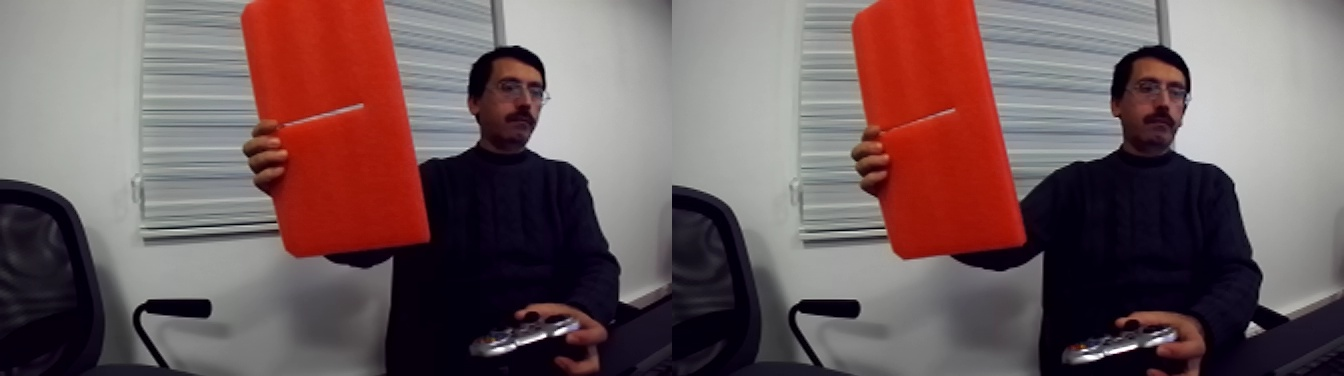
#> input picture Egitim/Egitim_2/zed_images/img00000021.jpg, 1344 x 376 px
$ jupyter execute Sunu3.ipynb   (shell and % lines are left out)   (Python 2 division)
#> lines starting #> are read from the running program, lines starting #| are printed output that depends on the picture; after the words box and inside, x2 and y2 are one past the last pixel; in counts of white or black regions, pixels touching at a corner belong together
# RGB renk uzayı Kırmızı Yeşil Mavi eksenlerinde bir renk kodlaması sistemi
* Red   : Kırmızı
* Green : Yeşil
* Blue  : Mavi

    * Uyarı : OpenCv okurken BGR sıralamasıyla okur

# HSV Renk Uzayı
* Hue        : Renk özü ( Açısal 0 - 180 )
* Saturation : Doygunluk
* Value      : Parlaklık

    ** Uyarı : OpenCv 8 bit sınırlaması için Hue değerlerinin yarısını kullanır

[cell 1]
import cv2
import numpy as np
import matplotlib.pylab as plt

[cell 2]
img = cv2.imread('zed_images/img00000021.jpg')
#> img is the input picture: shape (376, 1344, 3); mean B, G, R 92.3, 90.9, 111.9
img = cv2.cvtColor(img,cv2.COLOR_BGR2RGB)

[cell 3]
img.shape
#> Out = (376, 1344, 3)

[cell 4]
plt.figure(figsize=(20,44))
plt.imshow(img)
plt.show()

[cell 5]
left = img[:,:672,:]
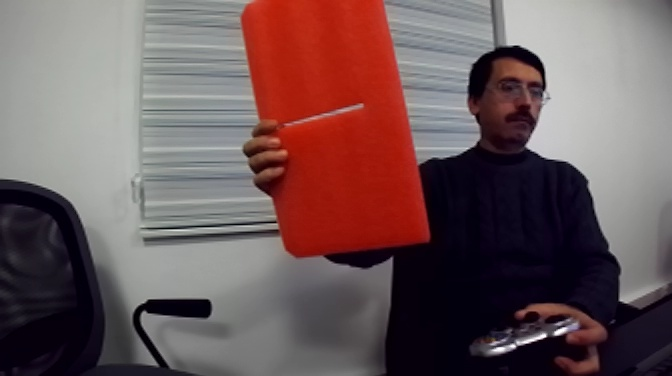
#> left: shape (376, 672, 3); mean R, G, B 110.5, 88.7, 90

[cell 6]
plt.figure(figsize=(17,30))
plt.axis("off")
plt.imshow(left)
plt.show()

[cell 7]
rgb_lower_filter = (130,0,0)
rgb_upper_filter = (255,64,255)
mask = cv2.inRange(left, rgb_lower_filter, rgb_upper_filter)
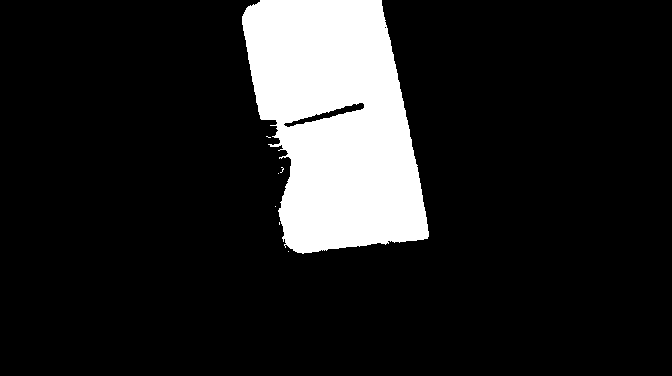
#> mask: shape (376, 672); 13.5% white; 7 white regions (6 under 20 px), largest, box (x1, y1, x2, y2) and area: (242, 0, 429, 254) 34196
plt.figure(figsize=(17,30))
plt.axis("off")
plt.imshow(mask,cmap='gray')
plt.show()

[cell 8]
hsv = cv2.cvtColor(left,cv2.COLOR_RGB2HSV)
#> hsv: shape (376, 672, 3); mean H, S, V 75.4, 96.1, 114.3
plt.figure(figsize=(17,30))
plt.axis("off")
plt.imshow(hsv)
plt.show()

[cell 9]
hsv_lower_filter = (0, 166, 114)
hsv_upper_filter = (19, 255, 255)
mask = cv2.inRange(hsv, hsv_lower_filter, hsv_upper_filter)
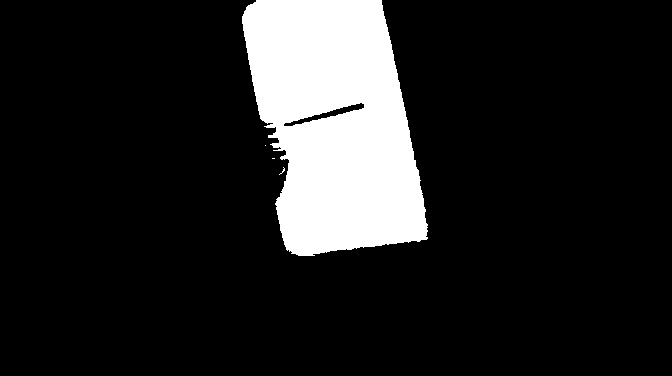
#> mask: shape (376, 672); 13.8% white; 4 white regions (3 under 20 px), largest, box (x1, y1, x2, y2) and area: (242, 0, 428, 256) 34886
plt.figure(figsize=(17,30))
plt.axis("off")
plt.imshow(mask,cmap='gray')
plt.show()

[cell 10]
img = cv2.imread('zed_images/img00000081.jpg')
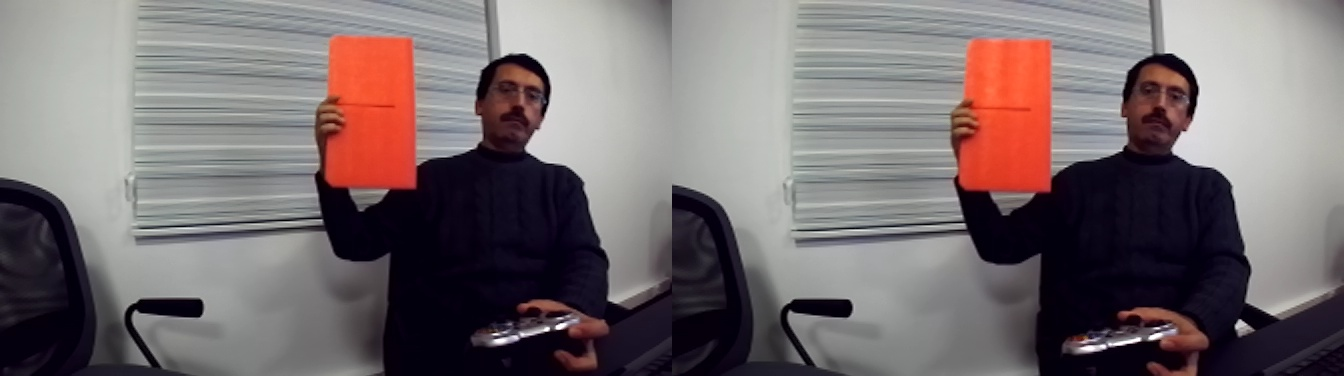
#> input picture Egitim/Egitim_2/zed_images/img00000081.jpg, 1344 x 376 px
#> img is the input picture: shape (376, 1344, 3); mean B, G, R 110.2, 108.3, 118.5
img = cv2.cvtColor(img,cv2.COLOR_BGR2RGB)
left = img[:,:672,:]
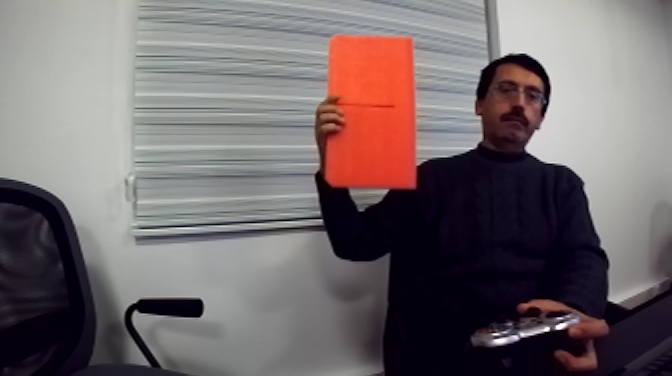
#> left: shape (376, 672, 3); mean R, G, B 115.5, 105.6, 107.7

[cell 11]
plt.figure(figsize=(17,30))
plt.axis("off")
plt.imshow(left)
plt.show()

[cell 12]
rgb_lower_filter = (130,0,0)
rgb_upper_filter = (255,64,255)
mask = cv2.inRange(left, rgb_lower_filter, rgb_upper_filter)
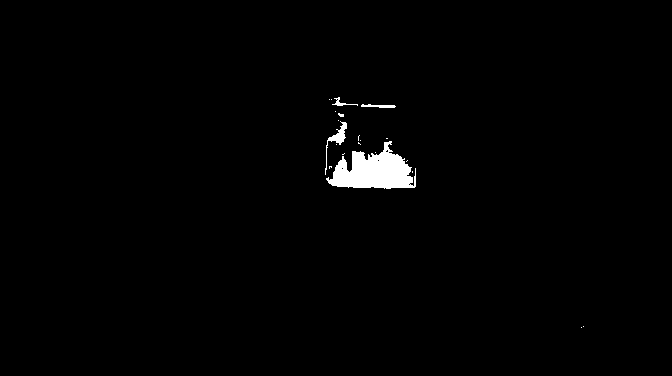
#> mask: shape (376, 672); 1.2% white; 21 white regions (17 under 20 px), largest, box (x1, y1, x2, y2) and area: (326, 141, 416, 189) 2495, (325, 121, 347, 175) 230, (361, 104, 396, 108) 90, (332, 97, 358, 106) 64
plt.figure(figsize=(17,30))
plt.axis("off")
plt.imshow(mask,cmap='gray')
plt.show()

[cell 13]
hsv = cv2.cvtColor(left,cv2.COLOR_RGB2HSV)
#> hsv: shape (376, 672, 3); mean H, S, V 82.8, 74.2, 119.8
plt.figure(figsize=(17,30))
plt.axis("off")
plt.imshow(hsv)
plt.show()

[cell 14]
mask = cv2.inRange(hsv, hsv_lower_filter, hsv_upper_filter)
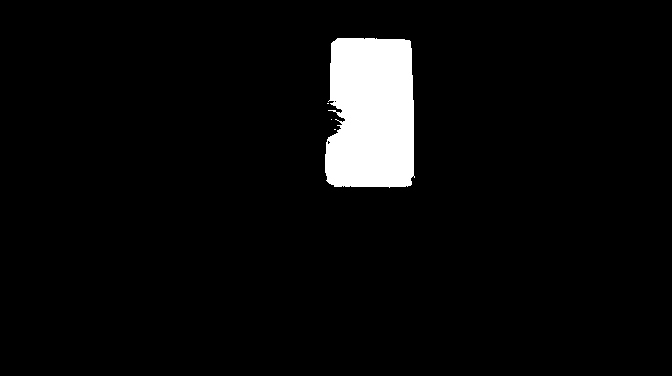
#> mask: shape (376, 672); 4.8% white; 4 white regions (3 under 20 px)
plt.figure(figsize=(17,30))
plt.axis("off")
plt.imshow(mask,cmap='gray')
plt.show()

# Konum ve Büyüklük Tespiti

* Sınır Çizgisi Tespiti : findContours
* Sınır Çizgisinden Minimum Kapsayan Çemberi bulma : minEnclosingCircle
* Sınır Çizgisinden Minimum Kapsayan Dikdörtgen bulma : boundingRect

[cell 15]
help(cv2.findContours)

[cell 16]
mask.shape
#> Out = (376, 672)

[cell 17]
# Sınır çizgilerini bulmak için filtre sonucu elde ettiğimiz mask görüntüsünü veriyoruz
# mode = cv2.RETR_EXTERNAL  sadece dış hatları bulanlamında - Fonksiyon çok daha detaylı sonuçlar dönebiliyor -
# metod : cv2.CHAIN_APPROX_SIMPLE  Sınır çizgilerinin tutulma metodu.
#         Bu metodda yatay dikey yada çapraz sınırlarda sadece köşe noktalar tutulur
# Dönüş değeri olarak sadece sınır çizgileri alıyoruz
contours,_= cv2.findContours(mask,cv2.RETR_EXTERNAL,cv2.CHAIN_APPROX_SIMPLE)
#> contours = 4 contours, 3 with area under 20; largest, box (x1, y1, x2, y2) and area: (325, 38, 415, 188) 11949

[cell 18]
len(contours)
#> Out = 4

[cell 19]
center_list = []
radius_list = []
for cnt in contours:
    (x,y),radius = cv2.minEnclosingCircle(cnt)
    center_list.append((int(x),int(y)))
    radius_list.append(int(radius))
#> this loop made 4 passes
#> (cnt, x, y, radius) on passes 1, 3: ([[334, 129], [335, 129]], 334.5, 129, 0.5), ([[327, 103], [328, 103]], 327.5, 103, 0.5)
#> (x, y, radius) on passes 2, 4: (331, 119, 0.0001), (371, 112.7, 82.11)
#> after the loop, center_list = [(334, 129), (331, 119), (327, 103), (371, 112)]; radius_list = [0, 0, 0, 82]
ix = np.argmax(radius_list)
#> ix = 3

[cell 20]
print 'Nesne Konumu : ',center_list[ix]
#| Nesne Konumu :  (371, 112)
print 'Nesne Büyüklüğü : ',radius_list[ix]
#| Nesne Büyüklüğü :  82

[cell 21]
out_image = left.copy()
cv2.circle(out_image,center_list[ix],radius_list[ix],(0,0,255),2)
plt.figure(figsize=(17,30))
#plt.axis("off")
plt.imshow(out_image)
plt.show()

[cell 22]
x,y,w,h = cv2.boundingRect(contours[ix])
#> x = 325; y = 38; w = 90; h = 150
out_image = left.copy()
cv2.rectangle(out_image,(x,y),(x+w,y+h),(0,255,255),2)
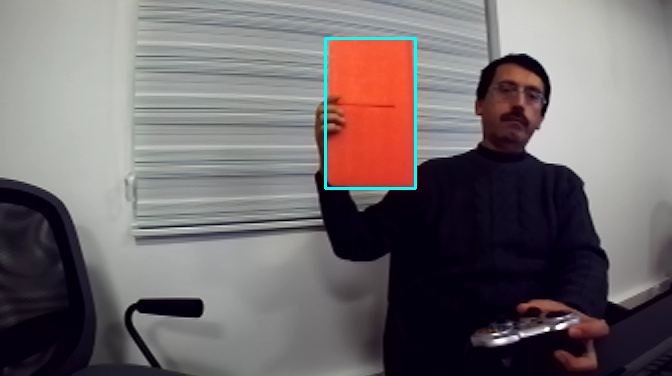
#> out_image: shape (376, 672, 3); mean R, G, B 114.6, 106.5, 108.7
print 'Kapsayan Dikdörtgen sol üst : ',(x,y)
#| Kapsayan Dikdörtgen sol üst :  (325, 38)
print 'Kapsayan Dikdörtgen En / Boy : ',(w,h)
#| Kapsayan Dikdörtgen En / Boy :  (90, 150)
